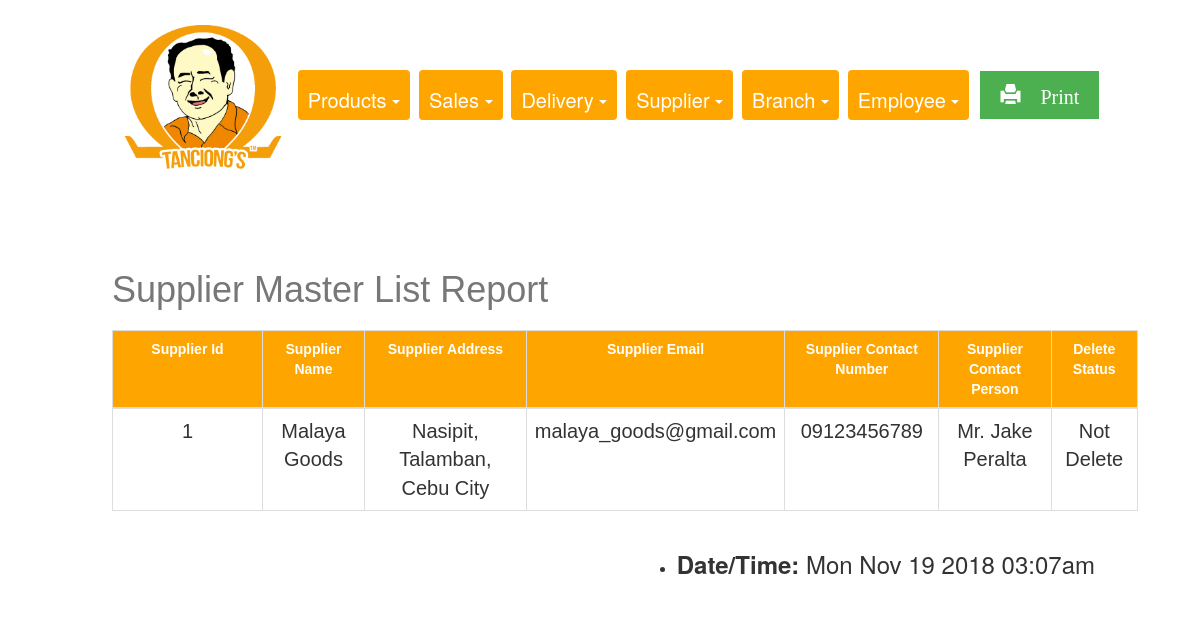
Page /REPORTS/supplierMasterList.php on the committed database.
### tables this page shows
CREATE TABLE `supplier` (
  `supplier_id` int(11) NOT NULL,
  `supplier_name` varchar(255) DEFAULT NULL,
  `supplier_address` varchar(255) DEFAULT NULL,
  `supplier_email` varchar(255) DEFAULT NULL,
  `supplier_contactnumber` varchar(255) DEFAULT NULL,
  `supplier_contactperson` varchar(255) DEFAULT NULL,
  `deleteStatus` tinyint(4) DEFAULT NULL
);

### REPORTS/supplierMasterList.php (the view, shortened to what this page needs)
<!DOCTYPE html>
<html>
<head>
  <link rel="stylesheet" href="https://maxcdn.bootstrapcdn.com/bootstrap/3.3.7/css/bootstrap.min.css">
  <link rel="stylesheet" type="text/css" href="report.css">
</head>
<body>
<center>
<div class="container-fluid1">
<div class= "choices">
<img class="img1" src="pic.png">
<div class="btn-group">
  <a class="btn dropdown-toggle" data-toggle="dropdown">
   Products
    <span class="caret"></span>
  </a>
</div>
<div class="btn-group">
  <a class="btn dropdown-toggle" data-toggle="dropdown">
    Sales
    <span class="caret"></span>
  </a>
</div>
<div class="btn-group">
  <a class="btn dropdown-toggle" data-toggle="dropdown">
   Delivery
    <span class="caret"></span>
  </a>
</div>
<div class="btn-group">
  <a class="btn dropdown-toggle" data-toggle="dropdown">
   Supplier
    <span class="caret"></span>
  </a>
</div>
<div class="btn-group">
  <a class="btn dropdown-toggle" data-toggle="dropdown">
 Branch
    <span class="caret"></span>
  </a>
</div>
<div class="btn-group">
  <a class="btn dropdown-toggle" data-toggle="dropdown">
   Employee
    <span class="caret"></span>
  </a>
</div>
<div class="btn-group">
  <a class="button" href="supplierPrint.php"  target="_blank"><span class="glyphicon glyphicon-print"> Print</span>
  </a>
</div>
</div>
<div class="container">
<?php
                    require_once 'connection.php'; ?>
                    <br><br><br>
                    <?php
                    $sql = "SELECT supplier.supplier_id, supplier.supplier_name, supplier.supplier_address, supplier.supplier_email, supplier.supplier_contactnumber, supplier.supplier_contactperson, supplier.deleteStatus,
                    CASE WHEN supplier.deleteStatus = 1 THEN 'Deleted' ELSE 'Not Delete' END AS deleteStatus
                    FROM supplier
                    ORDER BY supplier_id ASC";
                    if($result = mysqli_query($conn, $sql)){
                        if(mysqli_num_rows($result) > 0){
                            echo "<center><table class='table'></center>";
                                echo "<thead>";
                                echo "<caption><h1>Supplier Master List Report</h1></caption>";
                                    echo "<tr style='width: 100px;'>";
                                        echo "<th style='width: 150px;'>Supplier Id</th>";
                                        echo "<th>Supplier Name</th>";
                                        echo "<th>Supplier Address</th>";
                                         echo "<th>Supplier Email</th>";
                                        echo "<th>Supplier Contact Number</th>";
                                        echo "<th>Supplier Contact Person</th>";
                                         echo "<th>Delete Status</th>";
                                    echo "</tr>";
                                echo "</thead>";
                                echo "<tbody>";
                                while($row = mysqli_fetch_assoc($result)){
                                    echo "<tr>";
                                        echo "<td> ", "<center>". $row['supplier_id'] . "</center>", "</td>";
                                        echo "<td> ","<center>". $row['supplier_name'] . "</center>","</td>";
                                        echo "<td> ", "<center>". $row['supplier_address'] . "</center>","</td>";
                                        echo "<td>", "<center>". $row['supplier_email'] ."</center>", "</td>";
                                        echo "<td> ", "<center>". $row['supplier_contactnumber'] . "</center>", "</td>";
                                        echo "<td> ", "<center>". $row['supplier_contactperson'] . "</center>", "</td>";
                                        echo "<td> ", "<center>". $row['deleteStatus'] . "</center>", "</td>";
                                    echo "</tr>";
                                }
                                echo "</tbody>";
                        } else{
                            echo "<p class='lead'><em>No records were found.</em></p>";
                        }
                    } else{
                        echo "ERROR: Could not able to execute $sql. " . mysqli_error($conn);
                    }
                    ?>
            <ul class=date>
     <li><h3><b>Date/Time: </b><span id="date"></h3></li>
</ul>
</div>
</div>
</center>
</body>
</html>

### REPORTS/report.css (style rules this page uses)
body { padding-left: 20px; padding-bottom: 30px; padding-top: 0px; }
.container-fluid1 { padding: 5px 20px; padding-top: 10px; }
.btn-group { padding-left: 5px; padding-right: 0px; padding-top: 15px; padding-bottom:15px; }
.btn { background-color: orange; color: white; padding-top: 16px; padding-left: 16px; padding-right: 10px; font-size: 20px; border: none; padding-left: 10px; }
.img1 { width: 170px; }
.table { font-family: "Trebuchet MS", Arial, Helvetica, sans-serif; border-collapse: collapse; margin-left: auto; margin-right: auto; width: 90%; }
.table td, .table th { border: 1px solid #ddd; padding-left: 12px; padding-right: 12px; padding-bottom: 5px; padding-top:12px; font-size: 20px; }
.table th { padding-top: 20px; padding-bottom: 20px; padding-right: 12px; padding-left: 12px; text-align: center; background-color:#ffa500; color: white; font-size: 14px; }
.date { float: right; padding-right:100px; padding-bottom: 0px; font-size: 14px; }
h1 { padding-top: 2px; padding-bottom: 2px; }
.button { background-color: #4CAF50; border: none; color: white; padding-top: 10px; padding-bottom: 10px; padding-right: 20px; padding-left: 20px; text-align: center; text-decoration: none; display: inline-block; font-size: 20px; margin: 4px 2px; cursor: pointer; }

### rows in the picture
supplier: supplier_id "1", supplier_name "Malaya Goods", supplier_address "Nasipit, Talamban, Cebu City", supplier_email "malaya_goods@gmail.com", supplier_contactnumber "09123456789", supplier_contactperson "Mr. Jake Peralta", deleteStatus "Not Delete"
